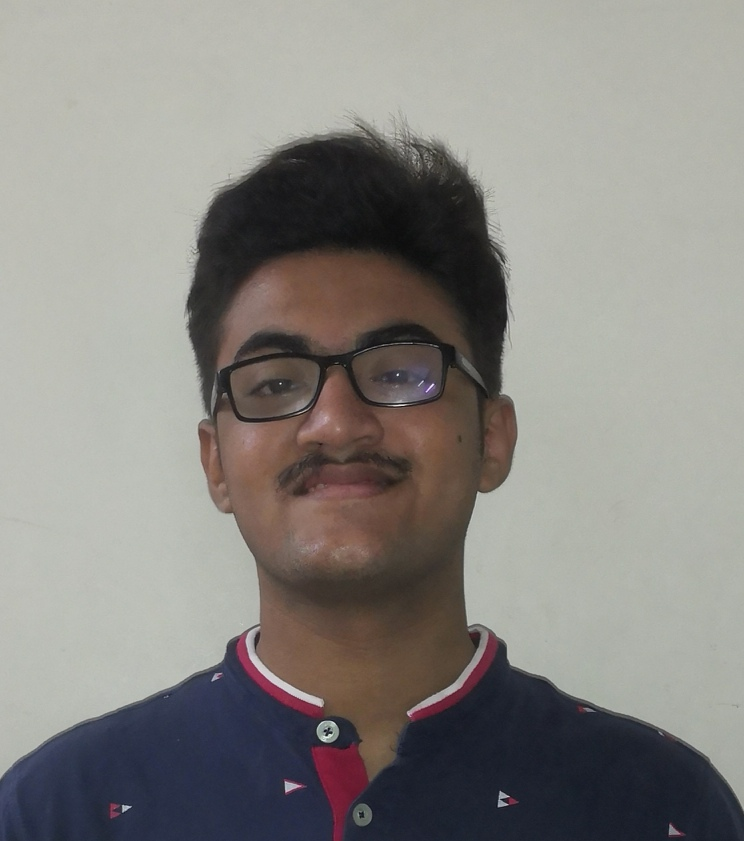
#> input picture Image Addition & Subtraction/Aksh.jpeg, 744 x 841 px, found by its file name
$ python Imgaddsub.py
#> lines starting #> are read from the running program, lines starting #| are printed output that depends on the picture
# -*- coding: utf-8 -*-
"""
Created on Sat Oct 31 12:32:34 2020

@author: Admin
"""

import cv2
import numpy as np

img = cv2.imread('D:\Python Projects\OpenCV\Image Addition & Subtraction\Aksh.jpeg')
#> img is the input picture: shape (841, 744, 3); mean B, G, R 129.9, 133.9, 136.6

M = np.ones(img.shape, dtype="uint8") * 60

#To perform addition
added_img = cv2.add(img, M)
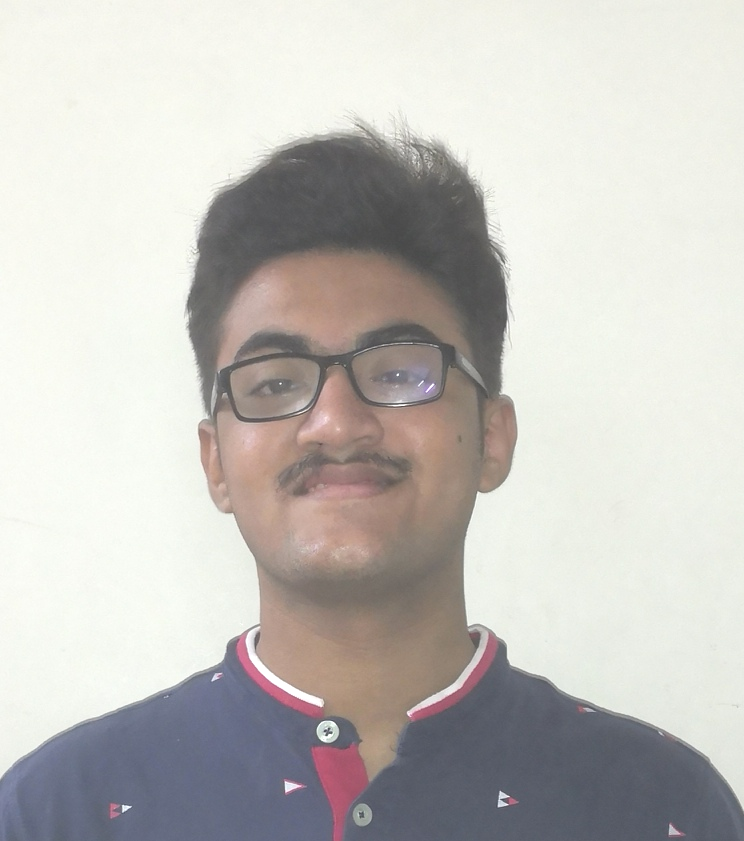
#> added_img: shape (841, 744, 3); mean B, G, R 189.8, 193.9, 196.6

cv2.imshow("Added Image", added_img)
cv2.waitKey(0)
cv2.destroyAllWindows()

#To perform subtraction
sub_img = cv2.subtract(img, M)
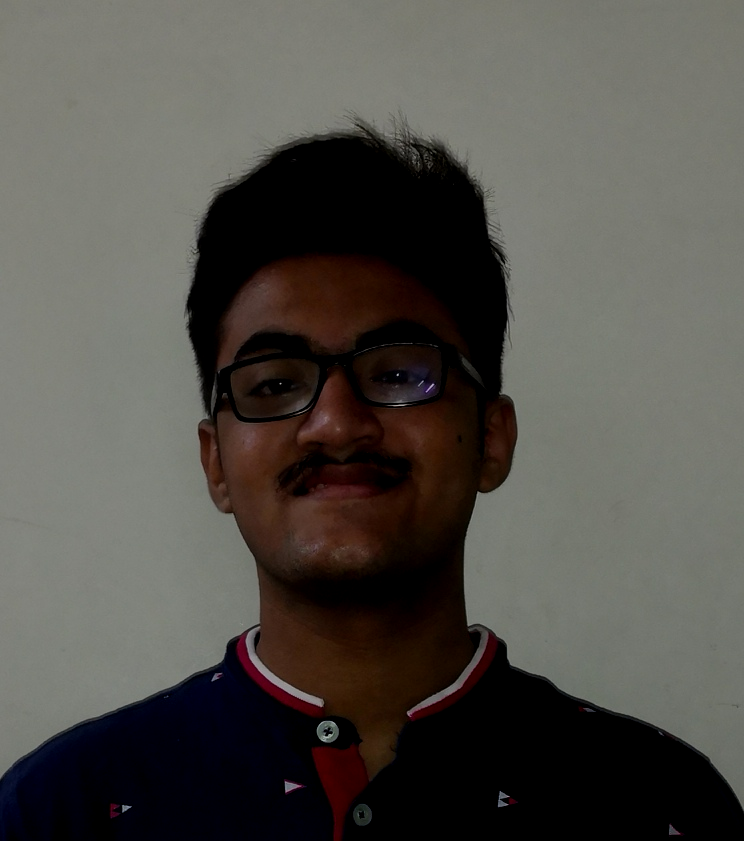
#> sub_img: shape (841, 744, 3); mean B, G, R 73.4, 78.8, 81.7

cv2.imshow("Subtract Image", sub_img)
cv2.waitKey(0)
cv2.destroyAllWindows()
